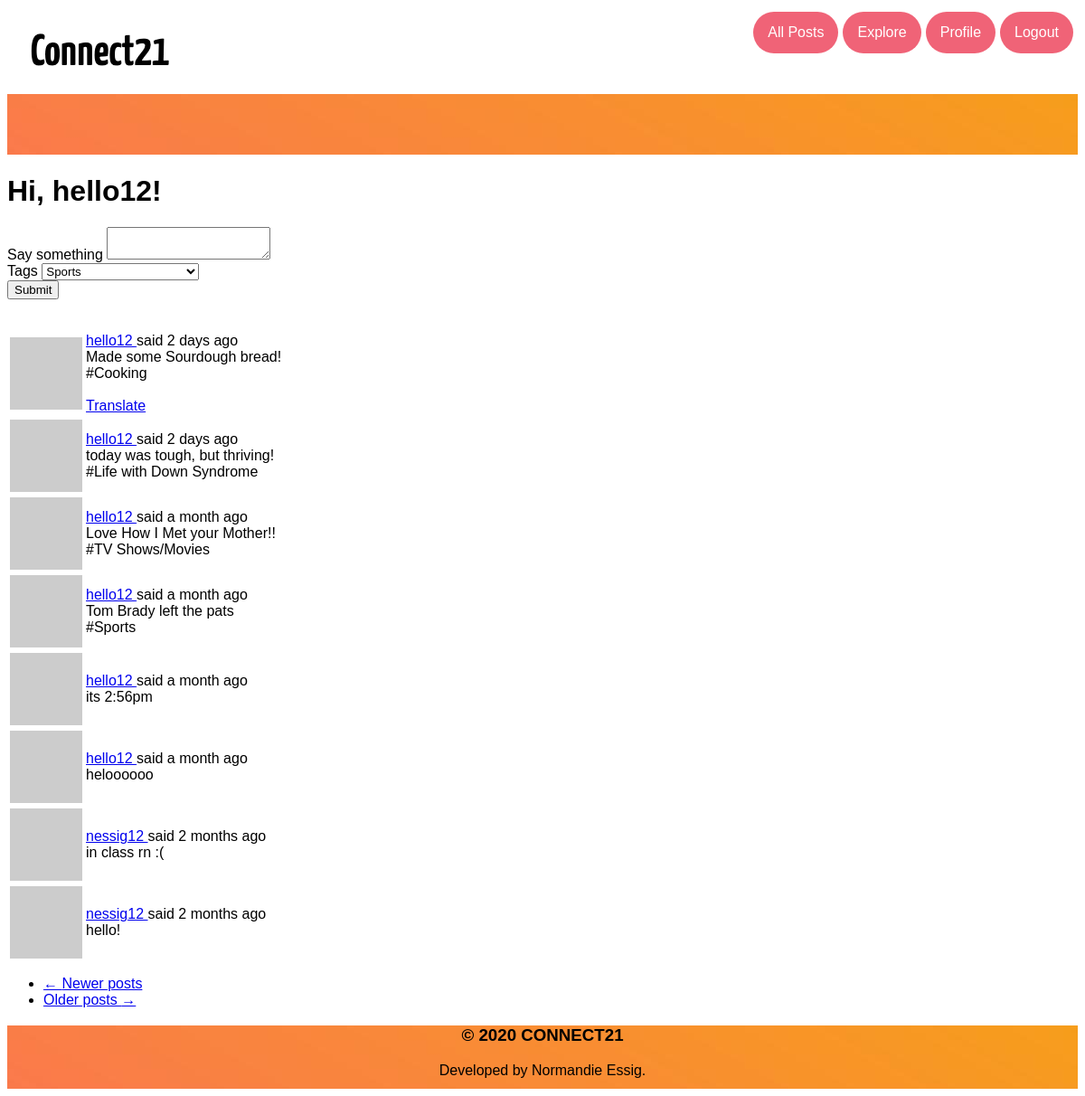
The page /pages (signed in) on the database its author committed.
### app/models.py (models this page shows, shortened)
class User(UserMixin, db.Model):
    id = db.Column(db.Integer, primary_key=True)
    username = db.Column(db.String(64), index=True, unique=True)
    email = db.Column(db.String(120), index=True, unique=True)
    password_hash = db.Column(db.String(128))
    posts = db.relationship('Post', backref='author', lazy='dynamic')
    about_me = db.Column(db.String(140))
    last_seen = db.Column(db.DateTime, default=datetime.utcnow)
    followed = db.relationship(
        'User', secondary=followers,
        primaryjoin=(followers.c.follower_id == id),
        secondaryjoin=(followers.c.followed_id == id),
        backref=db.backref('followers', lazy='dynamic'), lazy='dynamic')
    def avatar(self, size):
        digest = md5(self.email.lower().encode('utf-8')).hexdigest()
        return 'https://www.gravatar.com/avatar/{}?d=identicon&s={}'.format(digest, size)
    def followed_posts(self):
        followed = Post.query.join(followers, (followers.c.followed_id == Post.user_id)).filter(followers.c.follower_id == self.id)
        own = Post.query.filter_by(user_id=self.id)
        return followed.union(own).order_by(Post.timestamp.desc())

class Post(db.Model):
    id = db.Column(db.Integer, primary_key=True)
    body = db.Column(db.String(140))
    timestamp = db.Column(db.DateTime, index=True, default=datetime.utcnow)
    user_id = db.Column(db.Integer, db.ForeignKey('user.id'))
    language = db.Column(db.String(5))
    tag = db.Column(db.Integer, db.ForeignKey('topics.topic'))

### app/main/routes.py (the view, shortened to what this page needs)
@bp.route('/pages', methods=['GET', 'POST'])
@login_required
def pages():
    form = PostForm()
    page = request.args.get('page', 1, type=int)
    posts = current_user.followed_posts().paginate(
        page, current_app.config['POSTS_PER_PAGE'], False)
    next_url = url_for('main.index', page=posts.next_num) \
        if posts.has_next else None
    prev_url = url_for('main.index', page=posts.prev_num) \
        if posts.has_prev else None
    return render_template('index.html', title=_('Home'), form=form,
                           posts=posts.items, next_url=next_url,
                           prev_url=prev_url)

### app/main/forms.py
class PostForm(FlaskForm):
    post = TextAreaField(_l('Say something'), validators=[DataRequired()])
    tag = SelectField(u'Tags', choices=[('Sports','Sports'),('Life with Down Syndrome','Life with Down Syndrome'), ('TV Shows/Movies','TV Shows/Movies'), ('Cooking','Cooking')])
    submit = SubmitField(_l('Submit'))

### app/main/routes.py (called while the page is built)
@bp.before_app_request
def before_request():
    if current_user.is_authenticated:
        current_user.last_seen = datetime.utcnow()
        db.session.commit()
    g.locale = str(get_locale())

### app/models.py (called while the page is built)
@login.user_loader
def load_user(id):
    return User.query.get(int(id))

### app/templates/index.html
{% extends "base.html" %}
{% import 'bootstrap/wtf.html' as wtf %}
{% block app_content %}
    <h1 class="title"><br></h1>
    <h1>{{ _('Hi, %(username)s!', username=current_user.username) }}</h1>
    {% if form %}
    {{ wtf.quick_form(form) }}
    <br>
    {% endif %}
    {% for post in posts %}
        {% include '_post.html' %}
    {% endfor %}
    <nav aria-label="...">
        <ul class="pager">
            <li class="previous{% if not prev_url %} disabled{% endif %}">
                <a href="{{ prev_url or '#' }}">
                    <span aria-hidden="true">&larr;</span> {{ _('Newer posts') }}
                </a>
            </li>
            <li class="next{% if not next_url %} disabled{% endif %}">
                <a href="{{ next_url or '#' }}">
                    {{ _('Older posts') }} <span aria-hidden="true">&rarr;</span>
                </a>
            </li>
        </ul>
    </nav>
{% endblock %}

### app/templates/_post.html (shortened to what this page needs)
  <table class="table table-hover">
        <tr>
            <td width="70px">
                <a href="{{ url_for('main.user', username=post.author.username) }}">
                    <img src="{{ post.author.avatar(70) }}" />
                </a>
            </td>
            <td>
                {{ _('%(username)s said %(when)s',
                    username=user_link, when=moment(post.timestamp).fromNow()) }}
                <br>
                <span id="post{{ post.id }}">{{ post.body}}</span>
                <br>
                {% if post.tag %}
                    #{{post.tag}}
                {% endif %}
                {% if post.language and post.language != g.locale %}
                <br><br>
                <span id="translation{{ post.id }}">
                    <a href="javascript:translate(
                                '#post{{ post.id }}',
                                '#translation{{ post.id }}',
                                '{{ post.language }}',
                                '{{ g.locale }}');">{{ _('Translate') }}</a>
                </span>
                {% endif %}
            </td>
        </tr>
    </table>

### rows shown on the page
Post: body "Made some Sourdough bread!", tag "Cooking"
Post: body "today was tough, but thriving!", tag "Life with Down Syndrome"
Post: body "Love How I Met your Mother!!", tag "TV Shows/Movies"
Post: body "Tom Brady left the pats", tag "Sports"
Post: body "its 2:56pm"
Post: body "heloooooo"
Post: body "in class rn :("
Post: body "hello!"
